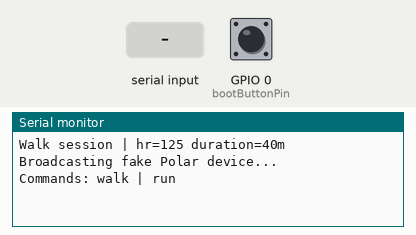
Recording of a sketch running on a simulated ESP32. On the bench: the last lines printed to the serial monitor. The test bench sets the inputs (shaded band); at power-on: GPIO 0 (bootButtonPin) HIGH. Random numbers use the default seed unless the sketch sets one; nothing arrives over Bluetooth unless stated; a phone connects over Bluetooth LE 3 s after start.

Above: at 1.2 s.
1.3 s: GPIO 0 (bootButtonPin) pulled LOW for 0.15 s
At 2.5 s:
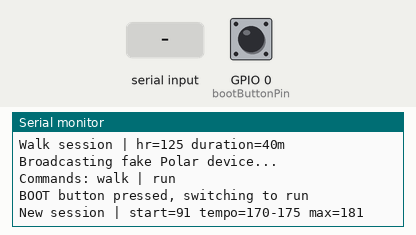
2.9 s: "walk\n" received over Serial
At 3.8 s:
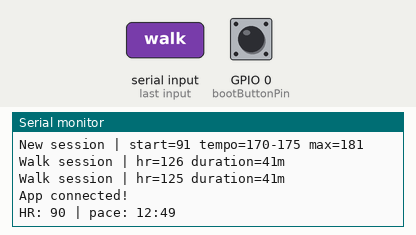
4.5 s: GPIO 0 (bootButtonPin) pulled LOW for 1 s
At 5.0 s:
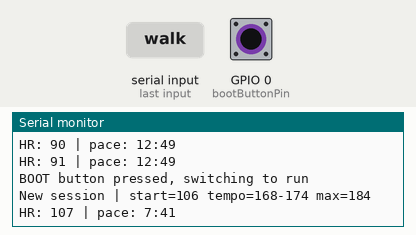
7.0 s: "run\n" received over Serial
At 7.8 s:
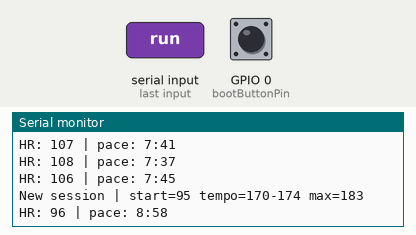
Timing chart, 0 to 9.5 s (numbered marks = the images above; inputs shaded):
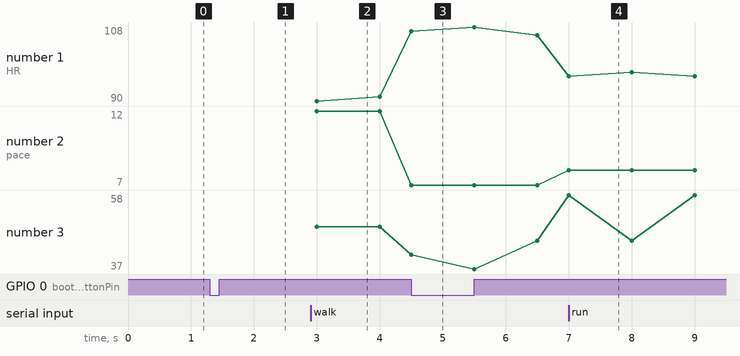

Measured:
- after the input at 1.3 s, the serial monitor: prints a new line at once (image 1)
- after the input at 2.9 s, the serial monitor: prints a new line at once (image 2)
- after the input at 4.5 s, the serial monitor: prints a new line at once (image 3)
- after the input at 7.0 s, the serial monitor: prints a new line at once (image 4)
- plotted number 1: 91 → 106 after the input at 4.5 s, 106 → 96 after the input at 7.0 s
- plotted number 2: 12 → 7 after the input at 4.5 s, 7 → 8 after the input at 7.0 s
- plotted number 3: 49 → 45 after the input at 4.5 s, 45 → 58 after the input at 7.0 s

The sketch:

sensorfake.ino
```cpp
#include <BLEDevice.h>
#include <BLEServer.h>
#include <BLEUtils.h>
#include <BLE2902.h>

BLECharacteristic *pCharacteristic;
BLECharacteristic *pRscChar;
bool deviceConnected = false;

unsigned long previousMillis = 0;
const long updateInterval = 1000;

float hr = 100.0;
float lastHr = 100.0;
float startHr = 100.0;
float warmupPeak = 145.0;
float tempoStart = 168.0;
float tempoEnd = 174.0;
float sessionMax = 182.0;
float micro = 0.0;
int sessionSeconds = 0;
int warmupEnd = 360;
int buildEnd = 600;
int effortEnd = 1800;
int peakAt = 1200;
int peakLen = 10;
int spikeAge = 0;
int spikeLen = 0;
float spikeAmp = 0.0;
int spikeCooldown = 0;
int sameStreak = 0;
uint8_t lastBroadcast = 100;
float speedMps = 2.1;
float lastSpeed = 2.1;
uint32_t distanceTenths = 0;
bool walkMode = false;
float walkCenter = 125.0;
float walkDrift = 0.0;
const int bootButtonPin = 0;
int lastButtonState = HIGH;
unsigned long lastButtonChange = 0;

float clampf(float v, float lo, float hi) {
  if (v < lo) return lo;
  if (v > hi) return hi;
  return v;
}

float smoothstep(float t) {
  t = clampf(t, 0.0, 1.0);
  return t * t * (3.0 - 2.0 * t);
}

float hrToSpeed(float bpm) {
  if (bpm < 100.0) return clampf(1.50 + (bpm - 88.0) * 0.045, 0.0, 2.05);
  if (bpm < 110.0) return 2.05 + (bpm - 100.0) * 0.017;
  if (bpm < 145.0) return 2.22 + (bpm - 110.0) * 0.0137;
  if (bpm < 170.0) return 2.70 + (bpm - 145.0) * 0.0232;
  return 3.28 + (bpm - 170.0) * 0.0193;
}

float hrToWalkSpeed(float bpm) {
  return clampf(1.38 + (bpm - 118.0) * 0.022, 1.30, 1.80);
}

void startNewSession() {
  randomSeed(esp_random() ^ (uint32_t)millis() ^ (uint32_t)micros());
  walkMode = false;

  startHr = random(90, 111);
  warmupPeak = random(140, 152);
  tempoStart = random(168, 171);
  tempoEnd = random(172, 176);
  sessionMax = random(180, 185);

  warmupEnd = random(300, 481);
  buildEnd = warmupEnd + random(180, 331);
  effortEnd = buildEnd + random(900, 1801);
  peakAt = buildEnd + random(180, (effortEnd - buildEnd) - 90);
  peakLen = random(10, 18);

  hr = startHr;
  lastHr = startHr;
  micro = 0.0;
  sessionSeconds = 0;
  spikeAge = 0;
  spikeLen = 0;
  spikeAmp = 0.0;
  spikeCooldown = random(45, 100);
  sameStreak = 0;
  lastBroadcast = (uint8_t)(startHr + 0.5);
  speedMps = hrToSpeed(startHr);
  lastSpeed = speedMps;
  distanceTenths = 0;
  previousMillis = 0;

  Serial.print("New session | start=");
  Serial.print((int)startHr);
  Serial.print(" tempo=");
  Serial.print((int)tempoStart);
  Serial.print("-");
  Serial.print((int)tempoEnd);
  Serial.print(" max=");
  Serial.println((int)sessionMax);
}

void startWalkSession() {
  randomSeed(esp_random() ^ (uint32_t)millis() ^ (uint32_t)micros());
  walkMode = true;

  startHr = clampf(lastHr, 90.0, 140.0);
  walkCenter = random(123, 128);
  walkDrift = 0.0;
  sessionMax = 132.0;
  warmupPeak = walkCenter;

  warmupEnd = random(120, 241);
  buildEnd = warmupEnd;
  effortEnd = random(2340, 2521);
  peakAt = effortEnd + 1000;
  peakLen = 0;

  hr = startHr;
  lastHr = startHr;
  micro = 0.0;
  sessionSeconds = 0;
  spikeAge = 0;
  spikeLen = 0;
  spikeAmp = 0.0;
  spikeCooldown = random(40, 90);
  sameStreak = 0;
  lastBroadcast = (uint8_t)(startHr + 0.5);
  speedMps = hrToWalkSpeed(startHr);
  lastSpeed = speedMps;
  distanceTenths = 0;
  previousMillis = 0;

  Serial.print("Walk session | hr=");
  Serial.print((int)walkCenter);
  Serial.print(" duration=");
  Serial.print(effortEnd / 60);
  Serial.println("m");
}

void handleSerial() {
  static String buf;
  while (Serial.available()) {
    char c = (char)Serial.read();
    if (c == '\n' || c == '\r') {
      buf.trim();
      buf.toLowerCase();
      if (buf == "walk") {
        startWalkSession();
      } else if (buf == "run") {
        startNewSession();
      } else if (buf.length() > 0) {
        Serial.println("Commands: walk | run");
      }
      buf = "";
    } else if (buf.length() < 32) {
      buf += c;
    }
  }
}

void handleButton() {
  int state = digitalRead(bootButtonPin);
  if (state != lastButtonState && millis() - lastButtonChange > 50) {
    lastButtonChange = millis();
    lastButtonState = state;
    if (state == LOW && walkMode) {
      Serial.println("BOOT button pressed, switching to run");
      startNewSession();
    }
  }
}

#define heartRateService BLEUUID((uint16_t)0x180D)
#define rscService BLEUUID((uint16_t)0x1814)
BLEUUID heartRateCharUUID((uint16_t)0x2A37);
BLEUUID rscMeasUUID((uint16_t)0x2A53);
BLEUUID rscFeatUUID((uint16_t)0x2A54);

class MyServerCallbacks : public BLEServerCallbacks {
    void onConnect(BLEServer* pServer) {
      deviceConnected = true;
      if (walkMode) startWalkSession();
      else startNewSession();
      Serial.println("App connected!");
    }
    void onDisconnect(BLEServer* pServer) {
      deviceConnected = false;
      Serial.println("App disconnected. Advertising again...");
      pServer->getAdvertising()->start();
    }
};

void setup() {
  Serial.begin(115200);
  pinMode(bootButtonPin, INPUT_PULLUP);
  startWalkSession();

  BLEDevice::init("Polar Sense 1234567");

  BLEServer *pServer = BLEDevice::createServer();
  pServer->setCallbacks(new MyServerCallbacks());
  BLEService *pService = pServer->createService(heartRateService);
  pCharacteristic = pService->createCharacteristic(
                      heartRateCharUUID,
                      BLECharacteristic::PROPERTY_NOTIFY
                    );
  pCharacteristic->addDescriptor(new BLE2902());
  pService->start();

  BLEService *pRsc = pServer->createService(rscService);
  pRscChar = pRsc->createCharacteristic(
               rscMeasUUID,
               BLECharacteristic::PROPERTY_NOTIFY
             );
  pRscChar->addDescriptor(new BLE2902());
  BLECharacteristic *pRscFeat = pRsc->createCharacteristic(
                                  rscFeatUUID,
                                  BLECharacteristic::PROPERTY_READ
                                );
  uint8_t rscFeature[2] = {0x06, 0x00};
  pRscFeat->setValue(rscFeature, 2);
  pRsc->start();

  BLEAdvertising *pAdvertising = BLEDevice::getAdvertising();
  pAdvertising->addServiceUUID(heartRateService);
  pAdvertising->addServiceUUID(rscService);
  pServer->getAdvertising()->start();

  Serial.println("Broadcasting fake Polar device...");
  Serial.println("Commands: walk | run");
}

void loop() {
  handleSerial();
  handleButton();

  if (deviceConnected) {
    unsigned long currentMillis = millis();

    if (currentMillis - previousMillis >= updateInterval) {
      previousMillis = currentMillis;
      sessionSeconds++;

      float baseline = startHr;
      bool inPeak = false;

      if (walkMode) {
        if (sessionSeconds <= warmupEnd) {
          float t = (float)sessionSeconds / (float)warmupEnd;
          baseline = startHr + (walkCenter - startHr) * smoothstep(t);
        } else if (sessionSeconds <= effortEnd) {
          walkDrift += random(-8, 9) / 100.0;
          walkDrift = clampf(walkDrift, -4.0, 4.0);
          baseline = walkCenter + walkDrift;

          if (spikeCooldown > 0) spikeCooldown--;
          if (spikeLen == 0 && spikeCooldown == 0 && random(0, 100) < 3) {
            spikeAmp = random(2, 5);
            spikeLen = random(12, 25);
            spikeAge = 0;
            spikeCooldown = spikeLen + random(60, 160);
          }
          if (spikeLen > 0) {
            spikeAge++;
            float st = (float)spikeAge / (float)spikeLen;
            if (st < 0.4) baseline += spikeAmp * (st / 0.4);
            else baseline += spikeAmp * (1.0 - ((st - 0.4) / 0.6));
            if (spikeAge >= spikeLen) {
              spikeLen = 0;
              spikeAge = 0;
              spikeAmp = 0.0;
            }
          }
          baseline = clampf(baseline, 120.0, 130.0);
        } else {
          int recovered = sessionSeconds - effortEnd;
          if (recovered < 75) baseline = lastHr - (0.40 + random(0, 16) / 100.0);
          else if (recovered < 180) baseline = lastHr - (0.18 + random(0, 10) / 100.0);
          else baseline = lastHr - (0.08 + random(0, 6) / 100.0);
          if (baseline < 88.0) baseline = 88.0 + random(0, 4);
        }
      } else if (sessionSeconds <= warmupEnd) {
        float t = (float)sessionSeconds / (float)warmupEnd;
        baseline = startHr + (warmupPeak - startHr) * smoothstep(t);
      } else if (sessionSeconds <= buildEnd) {
        float t = (float)(sessionSeconds - warmupEnd) / (float)(buildEnd - warmupEnd);
        baseline = warmupPeak + (tempoStart - warmupPeak) * smoothstep(t);
      } else if (sessionSeconds <= effortEnd) {
        float tempoLen = (float)(effortEnd - buildEnd);
        float t = (float)(sessionSeconds - buildEnd) / tempoLen;
        baseline = tempoStart + (tempoEnd - tempoStart) * t;

        if (sessionSeconds >= peakAt && sessionSeconds < peakAt + peakLen) {
          inPeak = true;
          float pt = (float)(sessionSeconds - peakAt) / (float)peakLen;
          float peakLift = sessionMax - baseline;
          if (pt < 0.4) baseline += peakLift * (pt / 0.4);
          else baseline += peakLift * (1.0 - ((pt - 0.4) / 0.6));
        }

        if (!inPeak) {
          if (spikeCooldown > 0) spikeCooldown--;
          if (spikeLen == 0 && spikeCooldown == 0 && random(0, 100) < 4) {
            spikeAmp = random(4, 9);
            spikeLen = random(10, 21);
            spikeAge = 0;
            spikeCooldown = spikeLen + random(50, 140);
          }
          if (spikeLen > 0) {
            spikeAge++;
            float st = (float)spikeAge / (float)spikeLen;
            if (st < 0.4) baseline += spikeAmp * (st / 0.4);
            else baseline += spikeAmp * (1.0 - ((st - 0.4) / 0.6));
            if (spikeAge >= spikeLen) {
              spikeLen = 0;
              spikeAge = 0;
              spikeAmp = 0.0;
            }
          }
        }
      } else {
        int recovered = sessionSeconds - effortEnd;
        if (recovered < 75) baseline = lastHr - (0.55 + random(0, 20) / 100.0);
        else if (recovered < 180) baseline = lastHr - (0.22 + random(0, 12) / 100.0);
        else baseline = lastHr - (0.10 + random(0, 8) / 100.0);
        if (baseline < 88.0) baseline = 88.0 + random(0, 4);
      }

      micro += random(-12, 13) / 10.0;
      micro = clampf(micro, walkMode ? -2.0 : -3.0, walkMode ? 2.0 : 3.0);

      float target = baseline + micro;
      if (sessionSeconds > effortEnd) {
        target = baseline + clampf(micro, -1.2, 0.4);
        if (target > lastHr - 0.08 && lastHr > 92.0) target = lastHr - 0.12;
      }
      if (walkMode && sessionSeconds > warmupEnd && sessionSeconds <= effortEnd) {
        target = clampf(target, 120.0, 130.0);
      } else if (!inPeak) {
        target = clampf(target, 80.0, sessionMax - 4.0);
      } else {
        target = clampf(target, 80.0, sessionMax);
      }

      float maxStep = inPeak ? 2.5 : 1.6;
      if (sessionSeconds > effortEnd) maxStep = 0.9;
      if (walkMode && sessionSeconds <= effortEnd) maxStep = 0.8;
      float delta = target - lastHr;
      if (delta > maxStep) target = lastHr + maxStep;
      if (delta < -maxStep) target = lastHr - maxStep;

      hr = target;
      lastHr = hr;

      uint8_t broadcastHR = (uint8_t)(hr + 0.5);
      if (broadcastHR == lastBroadcast) {
        sameStreak++;
        if (sameStreak >= 1) {
          int dir = (micro >= 0.0) ? 1 : -1;
          int next = (int)broadcastHR + dir;
          if (next < 80 || next > (int)sessionMax || next == (int)broadcastHR) {
            next = (int)broadcastHR - dir;
          }
          next = (int)clampf((float)next, 80.0, sessionMax);
          if (walkMode && sessionSeconds > warmupEnd && sessionSeconds <= effortEnd) {
            next = (int)clampf((float)next, 120.0, 130.0);
          }
          if (next == (int)lastBroadcast) next = (int)lastBroadcast + (dir == 1 ? -1 : 1);
          broadcastHR = (uint8_t)clampf((float)next, 80.0, sessionMax);
          sameStreak = 0;
        }
      } else {
        sameStreak = 0;
      }
      if (walkMode && sessionSeconds > warmupEnd && sessionSeconds <= effortEnd) {
        broadcastHR = (uint8_t)clampf((float)broadcastHR, 120.0, 130.0);
      }
      lastBroadcast = broadcastHR;

      float targetSpeed = 0.0;
      float maxSpeedStep = 0.07;
      if (sessionSeconds <= effortEnd) {
        if (walkMode) {
          targetSpeed = hrToWalkSpeed((float)broadcastHR);
          maxSpeedStep = 0.04;
        } else {
          targetSpeed = hrToSpeed((float)broadcastHR);
          maxSpeedStep = 0.08;
        }
      } else {
        targetSpeed = 0.0;
        maxSpeedStep = 0.30;
      }
      float sdelta = targetSpeed - lastSpeed;
      if (sdelta > maxSpeedStep) targetSpeed = lastSpeed + maxSpeedStep;
      if (sdelta < -maxSpeedStep) targetSpeed = lastSpeed - maxSpeedStep;
      if (sessionSeconds > effortEnd && targetSpeed < 0.25) targetSpeed = 0.0;
      speedMps = clampf(targetSpeed, 0.0, 4.2);
      lastSpeed = speedMps;
      if (speedMps > 0.2) distanceTenths += (uint32_t)(speedMps * 10.0 + 0.5);

      uint8_t cadence = 0;
      if (speedMps > 0.5) {
        if (walkMode) {
          cadence = (uint8_t)clampf(52.0 + speedMps * 7.0 + random(-1, 2), 50.0, 68.0);
        } else {
          cadence = (uint8_t)clampf(74.0 + speedMps * 6.2 + random(-1, 2), 70.0, 96.0);
        }
      }
      bool running = speedMps >= 2.05;
      uint16_t spd256 = (uint16_t)(speedMps * 256.0 + 0.5);
      uint8_t rscFlags = 0x02;
      if (running) rscFlags |= 0x04;
      uint8_t rscData[8] = {
        rscFlags,
        (uint8_t)(spd256 & 0xFF),
        (uint8_t)(spd256 >> 8),
        cadence,
        (uint8_t)(distanceTenths & 0xFF),
        (uint8_t)((distanceTenths >> 8) & 0xFF),
        (uint8_t)((distanceTenths >> 16) & 0xFF),
        (uint8_t)((distanceTenths >> 24) & 0xFF)
      };

      uint8_t hrmData[2] = {0b00000110, broadcastHR};
      pCharacteristic->setValue(hrmData, 2);
      pCharacteristic->notify();
      pRscChar->setValue(rscData, 8);
      pRscChar->notify();

      Serial.print("HR: ");
      Serial.print(broadcastHR);
      if (speedMps < 0.2) {
        Serial.println(" | pace: --");
      } else {
        int paceSec = (int)(1000.0 / speedMps + 0.5);
        Serial.print(" | pace: ");
        Serial.print(paceSec / 60);
        Serial.print(":");
        int secs = paceSec % 60;
        if (secs < 10) Serial.print("0");
        Serial.println(secs);
      }
    }
  }
}
```
